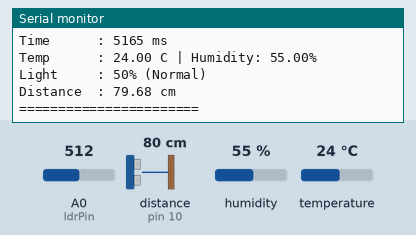
Simulated run of this sketch. Board: Arduino Uno, built with avr-gcc and run on an emulated ATmega328P. On the bench: the last lines printed to the serial monitor. Wiring (inferred from the names in the program): ultrasonic range finder: trigger pin 9; echo pin 10. The inputs (shaded band) are chosen by the test bench; at power-on: A0 (ldrPin) = 512, distance to the obstacle (sensor on pin 10) 80 cm, humidity 55 %, temperature 24 °C. The echo pulse lasts 58.3 µs per cm.

Above: at 5.9 s.
6.0 s: A0 (ldrPin) set to 306
At 11.0 s:
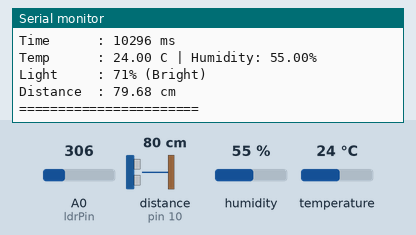
17.0 s: A0 (ldrPin) set to 992
At 21.1 s:
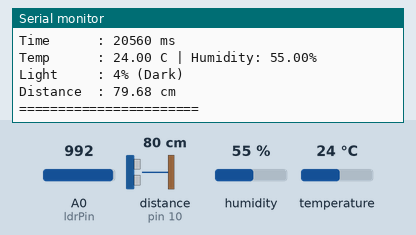
27.3 s: distance to the obstacle (sensor on pin 10) set to 2 cm
At 32.0 s:
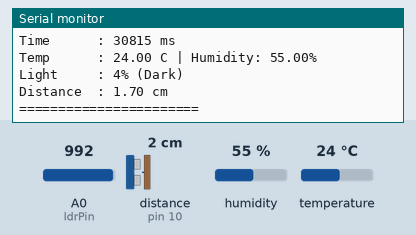
33.4 s: humidity set to 22 %
39.5 s: temperature set to 12 °C
45.6 s: distance to the obstacle (sensor on pin 10) set to 250 cm
At 46.8 s:
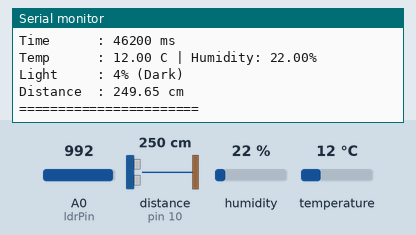
Timing chart, 0 to 48.6 s (numbered marks = the images above; inputs shaded):
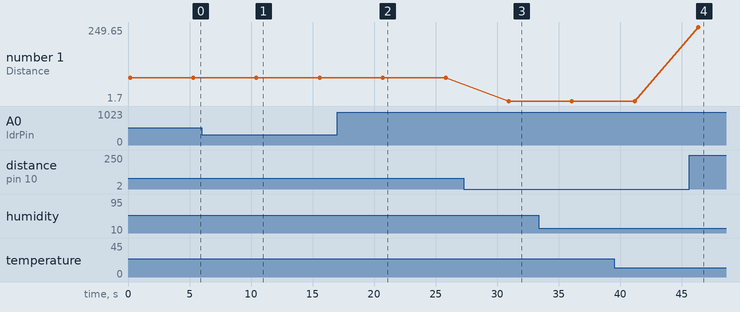

Measured:
- after the input at 6.0 s, the serial monitor: prints a new line after 4.4 s (image 1)
- after the input at 17.0 s, the serial monitor: prints a new line after 3.7 s (image 2)
- after the input at 27.3 s, the serial monitor: prints a new line after 3.6 s (image 3)
- after the input at 45.6 s, the serial monitor: prints a new line after 0.65 s (image 4)
- plotted number 1: 79.68 → 80 after the input at 6.0 s, 80 → 79.68 after the input at 17.0 s, 79.68 → 1.7 after the input at 27.3 s, 1.7 → 249.65 after the input at 45.6 s

The sketch:

multi_sensor_logger.ino
```cpp
#include <DHT.h>

#define DHTPIN 7
#define DHTTYPE DHT22

DHT dht(DHTPIN, DHTTYPE);

// HC-SR04 Pins
const int trigPin = 9;
const int echoPin = 10;

// LDR Pin
const int ldrPin = A0;

void setup() {

  Serial.begin(9600);

  dht.begin();

  pinMode(trigPin, OUTPUT);
  pinMode(echoPin, INPUT);

  Serial.println("Multi Sensor Data Logger Started");
}

void loop() {

  // -------- DHT11/DHT22 --------
  float temperature = dht.readTemperature();
  float humidity = dht.readHumidity();

  // -------- LDR --------
  int ldrRaw = analogRead(ldrPin);

  int lightPercent = map(ldrRaw, 0, 1023, 100, 0);

  String lightStatus;

  if (lightPercent >= 70)
    lightStatus = "Bright";
  else if (lightPercent >= 30)
    lightStatus = "Normal";
  else
    lightStatus = "Dark";

  // -------- Ultrasonic --------
  digitalWrite(trigPin, LOW);
  delayMicroseconds(2);

  digitalWrite(trigPin, HIGH);
  delayMicroseconds(10);

  digitalWrite(trigPin, LOW);

  long duration = pulseIn(echoPin, HIGH);

  float distance = duration * 0.0343 / 2;

  // -------- Output --------

  Serial.println("=======================");
  Serial.println("=== SENSOR LOG ===");

  Serial.print("Time      : ");
  Serial.print(millis());
  Serial.println(" ms");

  Serial.print("Temp      : ");
  Serial.print(temperature);
  Serial.print(" C | Humidity: ");
  Serial.print(humidity);
  Serial.println("%");

  Serial.print("Light     : ");
  Serial.print(lightPercent);
  Serial.print("% (");
  Serial.print(lightStatus);
  Serial.println(")");

  Serial.print("Distance  : ");
  Serial.print(distance);
  Serial.println(" cm");

  Serial.println("=======================");
  Serial.println();

  delay(5000);
}
```
